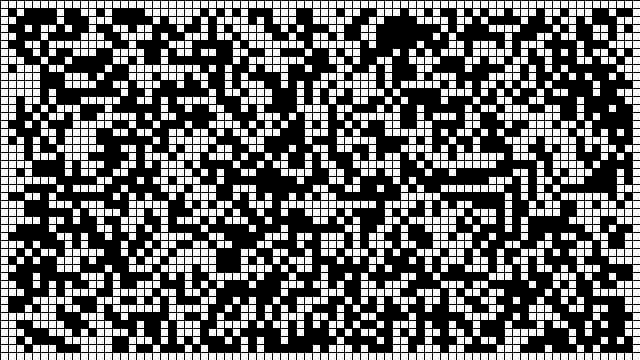
Frame 1 (no input)
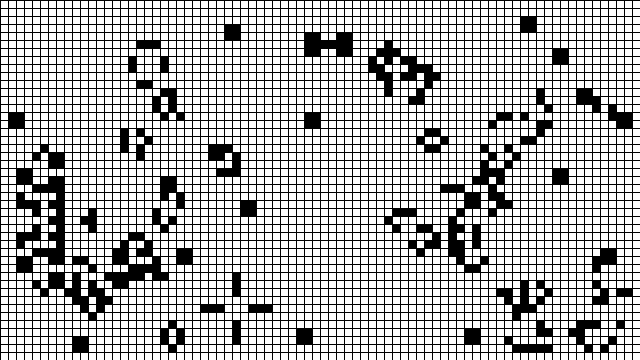
Frame 60 (the mouse pressed at the canvas centre just before this capture)
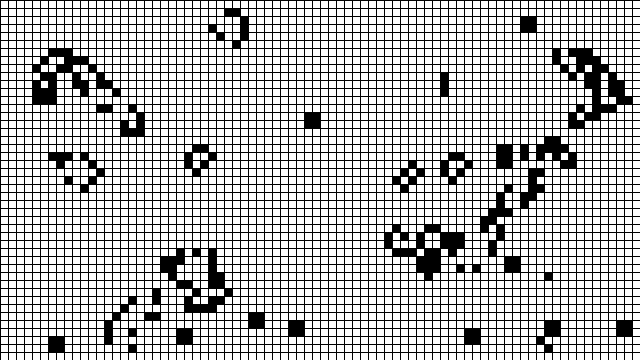
Frame 120 (the mouse held since frame 60 and released just before this capture)

The Processing sketch that drew these frames (run headless with seeded random() and noise(); from frame 60 on, the mouse is pressed at the canvas centre):

// Processing sketch: Example_7_2_Game_of_Life
// ── Example_7_2_Game_of_Life.pde
// The Nature of Code
// Daniel Shiffman
// http://natureofcode.com

// Example 7-2: Game of Life

int w = 8;
int columns, rows;
int[][] board;

void setup() {
  size(640, 360);
  columns = width / w;
  rows = height / w;
  board = create2DArray(columns, rows);
  for (int i = 1; i < columns - 1; i++) {
    for (int j = 1; j < rows - 1; j++) {
      board[i][j] = (int) Math.floor(random(2));
    }
  }
}

void draw() {
  // The next board
  int[][] next = create2DArray(columns, rows);

  //{!2} Looping but skipping the edge cells
  for (int i = 1; i < columns - 1; i++) {
    for (int j = 1; j < rows - 1; j++) {
      // Add up all the neighbor states to
      // calculate the number of live neighbors.
      int neighborSum = 0;
      for (int k = -1; k <= 1; k++) {
        for (int l = -1; l <= 1; l++) {
          neighborSum += board[i + k][j + l];
        }
      }
      // Correct by subtracting the cell state itself.
      neighborSum -= board[i][j];

      //{!4} The rules of life!
      if (board[i][j] == 1 && neighborSum < 2) next[i][j] = 0;
      else if (board[i][j] == 1 && neighborSum > 3) next[i][j] = 0;
      else if (board[i][j] == 0 && neighborSum == 3) next[i][j] = 1;
      else next[i][j] = board[i][j];
    }
  }

  for (int i = 0; i < columns; i++) {
    for (int j = 0; j < rows; j++) {
      //{!1} evaluates to 255 when state is 0 and 0 when state is 1
      fill(255 - board[i][j] * 255);
      stroke(0);
      square(i * w, j * w, w);
    }
  }

  board = next;
}

int[][] create2DArray(int columns, int rows) {
  int[][] arr = new int[columns][rows];
  for (int i = 0; i < columns; i++) {
    arr[i] = new int[rows];
    for (int j = 0; j < rows; j++) {
      arr[i][j] = 0;
    }
  }
  return arr;
}
